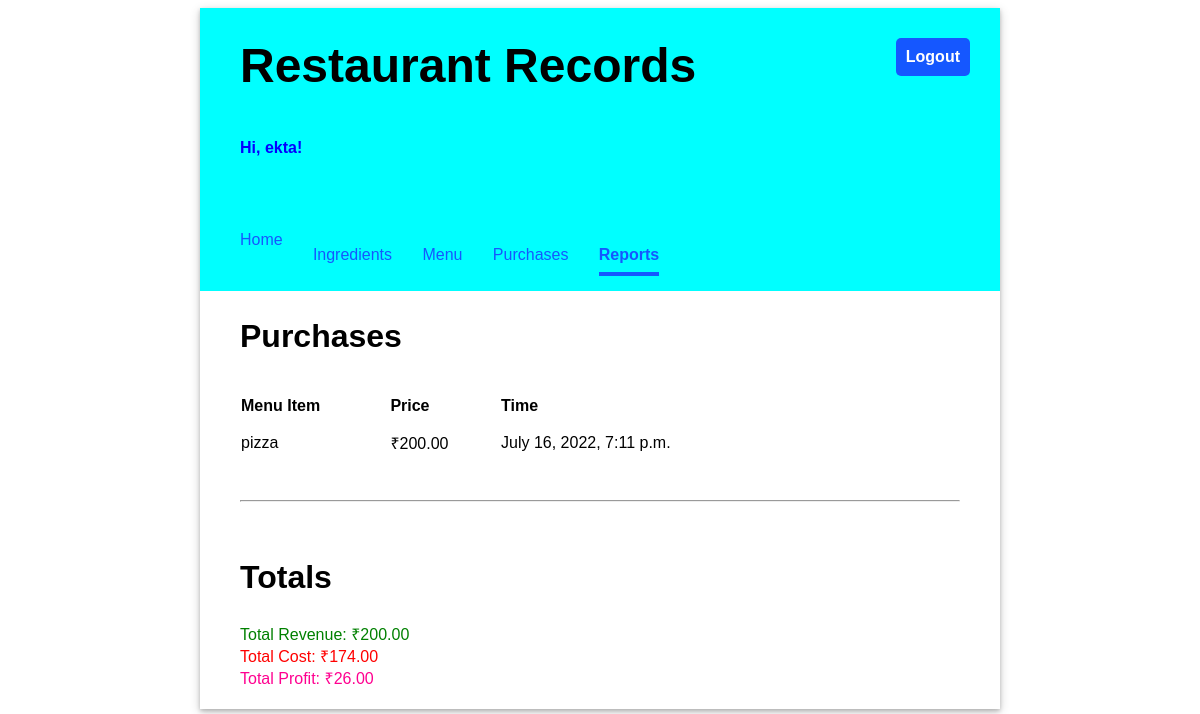
Screenshot of /reports (signed in) with the database file from the repository.
### inventory/models.py (models this page shows, shortened)
class Purchase(models.Model):
    menu_item = models.ForeignKey(MenuItem, on_delete=models.CASCADE)
    timestamp = models.DateTimeField(auto_now_add=True)

class MenuItem(models.Model):
    title = models.CharField(max_length=200, unique=True)
    price = models.FloatField(default=0.00)

### inventory/views.py (the view)
# urls.py: path('reports', views.ReportView.as_view(), name="reports"),
class ReportView(LoginRequiredMixin, TemplateView):
    template_name = "inventory/reports.html"
    def get_context_data(self, **kwargs):
        context = super().get_context_data(**kwargs)
        context["purchases"] = Purchase.objects.all()
        revenue = Purchase.objects.aggregate(revenue=Sum("menu_item__price"))["revenue"]
        total_cost = 0
        for purchase in Purchase.objects.all():
            for recipe_requirement in purchase.menu_item.reciperequirement_set.all():
                total_cost += recipe_requirement.ingredient.price_per_unit * recipe_requirement.quantity
        context["revenue"] = revenue
        context["total_cost"] = total_cost
        context["profit"] = revenue - total_cost
        return context

### inventory/templates/inventory/reports.html (shortened to what this page needs)
{% extends 'base.html' %}
{% load static %}
{% block content %}
    <h2>Purchases</h2>
    <table class="inventory-table">
        <thead>
            <tr>
                <th>Menu Item</th>
                <th>Price</th>
                <th>Time</th>
            </tr>
        </thead>
        <tbody>
        {% for purchase in purchases %}
            <tr>
                <td>{{ purchase.menu_item.title }}</td>
                <td class="price">₹{{ purchase.menu_item.price|stringformat:".2f" }}</td>
                <td>{{ purchase.timestamp }}</td>
            </tr>
        {% endfor %}
        </tbody>
    </table>
    <hr/>
    <h2>Totals</h2>
    <div style="color: green;">Total Revenue: ₹{{ revenue|stringformat:".2f" }}</div>
    <div style="color: red;">Total Cost: ₹{{ total_cost|stringformat:".2f" }}</div>
    <div style="color: rgb(255, 0, 144);">Total Profit: ₹{{ profit|stringformat:".2f" }}</div>
{% endblock %}

### inventory/templates/base.html (shortened to what this page needs)
{% load static %}
<!DOCTYPE html>
<html>
<head>
  <link rel="stylesheet" type="text/css" href="{% static 'inventory/fashion.css' %}">
</head>
<body>
  <div class="app">
  <header>
    <div class="header-first-row">
      <h1 class="title">Restaurant Records</h1>
      {% if user.is_authenticated %}
      <a class="logout" href="/logout">Logout</a>
      {% endif %}
    </div>
    {% if user.is_authenticated %}
      <p style="color: rgb(4, 0, 255);">Hi, {{ user.username }}!</p>
      <nav class="navbar">
        {% url 'home' as home_url %}
        {% url 'ingredients' as ingredients_url %}
        {% url 'menu' as menu_url %}
        {% url 'purchases' as purchases_url %}
        {% url 'reports' as reports_url %}
        <a  class="nav-item {% if request.path == home_url %} current-page{% endif %}" href="{% url 'home' %}">Home</a>
        <a style="margin: 2%;" class="nav-item{% if request.path == ingredients_url %} current-page{% endif %}" href="{% url 'ingredients' %}">Ingredients</a>
        <a style="margin: 2%;" class="nav-item{% if request.path == menu_url %} current-page{% endif %}" href="{% url 'menu' %}">Menu</a>
        <a style="margin: 2%;" class="nav-item{% if request.path == purchases_url %} current-page{% endif %}" href="{% url 'purchases' %}">Purchases</a>
        <a style="margin: 2%;" class="nav-item{% if request.path == reports_url %} current-page{% endif %}" href="{% url 'reports' %}">Reports</a>
      </nav>
    {% endif %}
  </header>
  <main>
    {% block content %}{% endblock %}
  </main>
  </div>
</body>
</html>

### inventory/static/inventory/fashion.css (style rules this page uses)
body { font-family: 'Oxygen', sans-serif; }
hr { margin: 30px 0; }
header { background-color: aqua; min-height: 200px; display: flex; align-items: center; flex-direction: column; align-items: flex-start; padding-left: 40px; }
main { display: flex; flex-direction: column; padding: 0 40px 20px 40px; justify-content: center; }
main h2 { font-size: 2em; }
.app { min-width: 800px; max-width: 60%; margin: 0 auto; box-shadow: 0 2px 4px 0 rgba(0, 0, 0, 0.2), 0 3px 10px 0 rgba(0, 0, 0, 0.19); }
.title { font-size: 3em; padding: 30px 0; margin: auto 0; }
header p { font-weight: bold; }
.navbar { margin-top: 50px; display: flex; width: 100%; }
.navbar a { text-decoration: none; padding: 8px 0; color: #1557FF; margin-right: 15px; }
.navbar a:hover, .navbar .current-page { border-bottom: solid 4px #1557FF; border-spacing: 0 15px; font-weight: bold; }
main table { text-align: left; border-collapse: separate; border-spacing: 0 15px; width: 80%; }
.header-first-row { width: 100%; display: flex; justify-content: space-between; }
.logout { height: max-content; text-align: center; text-decoration: none; border: 0px; background-color: #1557FF; border-radius: 5px; color: white; padding: 10px; font-weight: bold; margin: 30px; font-size: 1em; }
a { text-decoration: none; color: #1557FF; }

### rows the page displays
Purchase: menu_item "pizza", menu_item.price "200.00", timestamp "July 16, 2022, 7:11 p.m."

### other values shown
{{ user.username }} "ekta"
{{ revenue|stringformat:".2f" }} "200.00"
{{ total_cost|stringformat:".2f" }} "174.00"
{{ profit|stringformat:".2f" }} "26.00"
